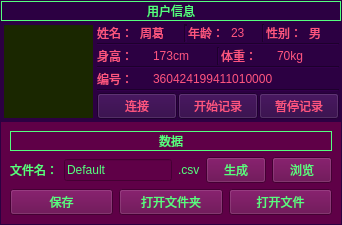
                 <widget class="QWidget" name="widget_9" native="true">
                  <property name="styleSheet">
                   <string notr="true">background-color: rgb(44, 0, 66);</string>
                  </property>
                  <layout class="QVBoxLayout" name="verticalLayout_19">
                   <property name="spacing">
                    <number>1</number>
                   </property>
                   <property name="leftMargin">
                    <number>1</number>
                   </property>
                   <property name="topMargin">
                    <number>1</number>
                   </property>
                   <property name="rightMargin">
                    <number>1</number>
                   </property>
                   <property name="bottomMargin">
                    <number>1</number>
                   </property>
                   <item>
                    <widget class="QLabel" name="label_user_info">
                     <property name="maximumSize">
                      <size>
                       <width>16777215</width>
                       <height>30</height>
                      </size>
                     </property>
                     <property name="styleSheet">
                      <string notr="true">color: rgb(85, 255, 127);
font: 16pt &quot;Ubuntu&quot;;</string>
                     </property>
                     <property name="frameShape">
                      <enum>QFrame::Box</enum>
                     </property>
                     <property name="text">
                      <string>用户信息</string>
                     </property>
                     <property name="alignment">
                      <set>Qt::AlignCenter</set>
                     </property>
                    </widget>
                   </item>
                   <item>
                    <widget class="QWidget" name="widget_14" native="true">
                     <layout class="QHBoxLayout" name="horizontalLayout_19">
                      <property name="spacing">
                       <number>1</number>
                      </property>
                      <property name="leftMargin">
                       <number>1</number>
                      </property>
                      <property name="topMargin">
                       <number>1</number>
                      </property>
                      <property name="rightMargin">
                       <number>1</number>
                      </property>
                      <property name="bottomMargin">
                       <number>1</number>
                      </property>
                      <item>
                       <widget class="QWidget" name="widget_15" native="true">
                        <property name="maximumSize">
                         <size>
                          <width>150</width>
                          <height>16777215</height>
                         </size>
                        </property>
                        <layout class="QVBoxLayout" name="verticalLayout_24">
                         <property name="spacing">
                          <number>2</number>
                         </property>
                         <property name="leftMargin">
                          <number>2</number>
                         </property>
                         <property name="topMargin">
                          <number>2</number>
                         </property>
                         <property name="rightMargin">
                          <number>2</number>
                         </property>
                         <property name="bottomMargin">
                          <number>2</number>
                         </property>
                         <item>
                          <widget class="QWidget" name="widget_img" native="true">
                           <property name="styleSheet">
                            <string notr="true">background-color: rgb(26, 39, 0);</string>
                           </property>
                          </widget>
                         </item>
                        </layout>
                       </widget>
                      </item>
                      <item>
                       <widget class="QWidget" name="widget_22" native="true">
                        <property name="styleSheet">
                         <string notr="true">font: 15pt &quot;Ubuntu&quot;;
color: rgb(255, 85, 127);</string>
                        </property>
                        <layout class="QVBoxLayout" name="verticalLayout_20">
                         <property name="spacing">
                          <number>1</number>
                         </property>
                         <property name="leftMargin">
                          <number>1</number>
                         </property>
                         <property name="topMargin">
                          <number>1</number>
                         </property>
                         <property name="rightMargin">
                          <number>1</number>
                         </property>
                         <property name="bottomMargin">
                          <number>1</number>
                         </property>
                         <item>
                          <layout class="QHBoxLayout" name="horizontalLayout_20">
                           <item>
                            <widget class="QLabel" name="label_16">
                             <property name="maximumSize">
                              <size>
                               <width>55</width>
                               <height>16777215</height>
                              </size>
                             </property>
                             <property name="text">
                              <string>姓名：</string>
                             </property>
                            </widget>
                           </item>
                           <item>
                            <widget class="QLabel" name="label_15">
                             <property name="frameShape">
                              <enum>QFrame::NoFrame</enum>
                             </property>
                             <property name="text">
                              <string>周葛</string>
                             </property>
                            </widget>
                           </item>
                           <item>
                            <widget class="Line" name="line">
                             <property name="autoFillBackground">
                              <bool>false</bool>
                             </property>
                             <property name="lineWidth">
                              <number>2</number>
                             </property>
                             <property name="orientation">
                              <enum>Qt::Vertical</enum>
                             </property>
                            </widget>
                           </item>
                           <item>
                            <widget class="QLabel" name="label_32">
                             <property name="maximumSize">
                              <size>
                               <width>55</width>
                               <height>16777215</height>
                              </size>
                             </property>
                             <property name="text">
                              <string>年龄：</string>
                             </property>
                            </widget>
                           </item>
                           <item>
                            <widget class="QLabel" name="label_33">
                             <property name="maximumSize">
                              <size>
                               <width>30</width>
                               <height>16777215</height>
                              </size>
                             </property>
                             <property name="text">
                              <string>23</string>
                             </property>
                            </widget>
                           </item>
                           <item>
                            <widget class="Line" name="line_2">
                             <property name="orientation">
                              <enum>Qt::Vertical</enum>
                             </property>
                            </widget>
                           </item>
                           <item>
                            <widget class="QLabel" name="label_26">
                             <property name="maximumSize">
                              <size>
                               <width>55</width>
                               <height>16777215</height>
                              </size>
                             </property>
                             <property name="text">
                              <string>性别：</string>
                             </property>
                            </widget>
                           </item>
                           <item>
                            <widget class="QLabel" name="label_20">
                             <property name="maximumSize">
                              <size>
                               <width>30</width>
                               <height>16777215</height>
                              </size>
                             </property>
                             <property name="text">
                              <string>男</string>
                             </property>
                            </widget>
                           </item>
                          </layout>
                         </item>
                         <item>
                          <widget class="Line" name="line_4">
                           <property name="orientation">
                            <enum>Qt::Horizontal</enum>
                           </property>
                          </widget>
                         </item>
                         <item>
                          <layout class="QHBoxLayout" name="horizontalLayout_23">
                           <item>
                            <widget class="QLabel" name="label_34">
                             <property name="maximumSize">
                              <size>
                               <width>55</width>
                               <height>16777215</height>
                              </size>
                             </property>
                             <property name="text">
                              <string>身高：</string>
                             </property>
                            </widget>
                           </item>
                           <item>
                            <widget class="QLabel" name="label_35">
                             <property name="text">
                              <string>173cm</string>
                             </property>
                            </widget>
                           </item>
                           <item>
                            <widget class="Line" name="line_3">
                             <property name="orientation">
                              <enum>Qt::Vertical</enum>
                             </property>
                            </widget>
                           </item>
                           <item>
                            <widget class="QLabel" name="label_36">
                             <property name="maximumSize">
                              <size>
                               <width>55</width>
                               <height>16777215</height>
                              </size>
                             </property>
                             <property name="text">
                              <string>体重：</string>
                             </property>
                            </widget>
                           </item>
                           <item>
                            <widget class="QLabel" name="label_37">
                             <property name="text">
                              <string>70kg</string>
                             </property>
                            </widget>
                           </item>
                          </layout>
                         </item>
                         <item>
                          <widget class="Line" name="line_5">
                           <property name="orientation">
                            <enum>Qt::Horizontal</enum>
                           </property>
                          </widget>
                         </item>
                         <item>
                          <layout class="QHBoxLayout" name="horizontalLayout_22">
                           <item>
                            <widget class="QLabel" name="label_28">
                             <property name="maximumSize">
                              <size>
                               <width>55</width>
                               <height>16777215</height>
                              </size>
                             </property>
                             <property name="text">
                              <string>编号：</string>
                             </property>
                            </widget>
                           </item>
                           <item>
                            <widget class="QLabel" name="label_27">
                             <property name="text">
                              <string>360424199411010000</string>
                             </property>
                            </widget>
                           </item>
                          </layout>
                         </item>
                         <item>
                          <widget class="Line" name="line_6">
                           <property name="orientation">
                            <enum>Qt::Horizontal</enum>
                           </property>
                          </widget>
                         </item>
                         <item>
                          <layout class="QHBoxLayout" name="horizontalLayout_21">
                           <item>
                            <widget class="QPushButton" name="pushButton_UartAuto">
                             <property name="text">
                              <string>连接</string>
                             </property>
                            </widget>
                           </item>
                           <item>
                            <widget class="QPushButton" name="pushButton_show1_begin">
                             <property name="text">
                              <string>开始记录</string>
                             </property>
                            </widget>
                           </item>
                           <item>
                            <widget class="QPushButton" name="pushButton_show1_stop">
                             <property name="enabled">
                              <bool>false</bool>
                             </property>
                             <property name="text">
                              <string>暂停记录</string>
                             </property>
                            </widget>
                           </item>
                          </layout>
                         </item>
                        </layout>
                       </widget>
                      </item>
                     </layout>
                    </widget>
                   </item>
                   <item>
                    <widget class="QWidget" name="widget_11" native="true">
                     <property name="styleSheet">
                      <string notr="true">color: rgb(85, 255, 127);
font: 16pt &quot;Ubuntu&quot;;
background-color: rgb(95, 0, 71);</string>
                     </property>
                     <layout class="QVBoxLayout" name="verticalLayout_7">
                      <item>
                       <widget class="QLabel" name="label_30">
                        <property name="maximumSize">
                         <size>
                          <width>16777215</width>
                          <height>30</height>
                         </size>
                        </property>
                        <property name="frameShape">
                         <enum>QFrame::Box</enum>
                        </property>
                        <property name="text">
                         <string>数据</string>
                        </property>
                        <property name="alignment">
                         <set>Qt::AlignCenter</set>
                        </property>
                       </widget>
                      </item>
                      <item>
                       <layout class="QHBoxLayout" name="horizontalLayout_24">
                        <item>
                         <widget class="QLabel" name="label_29">
                          <property name="maximumSize">
                           <size>
                            <width>90</width>
                            <height>16777215</height>
                           </size>
                          </property>
                          <property name="text">
                           <string>文件名：</string>
                          </property>
                         </widget>
                        </item>
                        <item>
                         <widget class="QLineEdit" name="lineEdit_savefilename">
                          <property name="sizePolicy">
                           <sizepolicy hsizetype="Preferred" vsizetype="Fixed">
                            <horstretch>0</horstretch>
                            <verstretch>0</verstretch>
                           </sizepolicy>
                          </property>
                          <property name="text">
                           <string>Default</string>
                          </property>
                         </widget>
                        </item>
                        <item>
                         <widget class="QLabel" name="label_31">
                          <property name="text">
                           <string>.csv</string>
                          </property>
                         </widget>
                        </item>
                        <item>
                         <widget class="QPushButton" name="pushButton_3">
                          <property name="maximumSize">
                           <size>
                            <width>60</width>
                            <height>1000</height>
                           </size>
                          </property>
                          <property name="text">
                           <string>生成</string>
                          </property>
                         </widget>
                        </item>
                        <item>
                         <widget class="QPushButton" name="pushButton">
                          <property name="maximumSize">
                           <size>
                            <width>60</width>
                            <height>16777215</height>
                           </size>
                          </property>
                          <property name="text">
                           <string>浏览</string>
                          </property>
                         </widget>
                        </item>
                       </layout>
                      </item>
                      <item>
                       <layout class="QHBoxLayout" name="horizontalLayout_18">
                        <item>
                         <widget class="QPushButton" name="pushButton_savedata">
                          <property name="text">
                           <string>保存</string>
                          </property>
                         </widget>
                        </item>
                        <item>
                         <widget class="QPushButton" name="pushButton_openpath">
                          <property name="text">
                           <string>打开文件夹</string>
                          </property>
                         </widget>
                        </item>
                        <item>
                         <widget class="QPushButton" name="pushButton_2">
                          <property name="text">
                           <string>打开文件</string>
                          </property>
                         </widget>
                        </item>
                       </layout>
                      </item>
                     </layout>
                    </widget>
                   </item>
                  </layout>
                 </widget>
